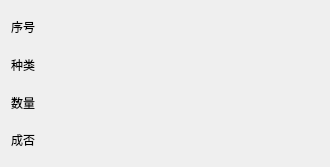
<?xml version="1.0" encoding="UTF-8"?>
<ui version="4.0">
 <class>throw_form</class>
 <widget class="QWidget" name="throw_form">
  <property name="geometry">
   <rect>
    <x>0</x>
    <y>0</y>
    <width>330</width>
    <height>167</height>
   </rect>
  </property>
  <property name="windowTitle">
   <string>Form</string>
  </property>
  <layout class="QVBoxLayout" name="verticalLayout">
   <item>
    <widget class="QLabel" name="a">
     <property name="text">
      <string>序号</string>
     </property>
    </widget>
   </item>
   <item>
    <widget class="QLabel" name="b">
     <property name="text">
      <string>种类</string>
     </property>
    </widget>
   </item>
   <item>
    <widget class="QLabel" name="c">
     <property name="text">
      <string>数量</string>
     </property>
    </widget>
   </item>
   <item>
    <widget class="QLabel" name="d">
     <property name="text">
      <string>成否</string>
     </property>
    </widget>
   </item>
  </layout>
 </widget>
 <resources/>
 <connections/>
</ui>
